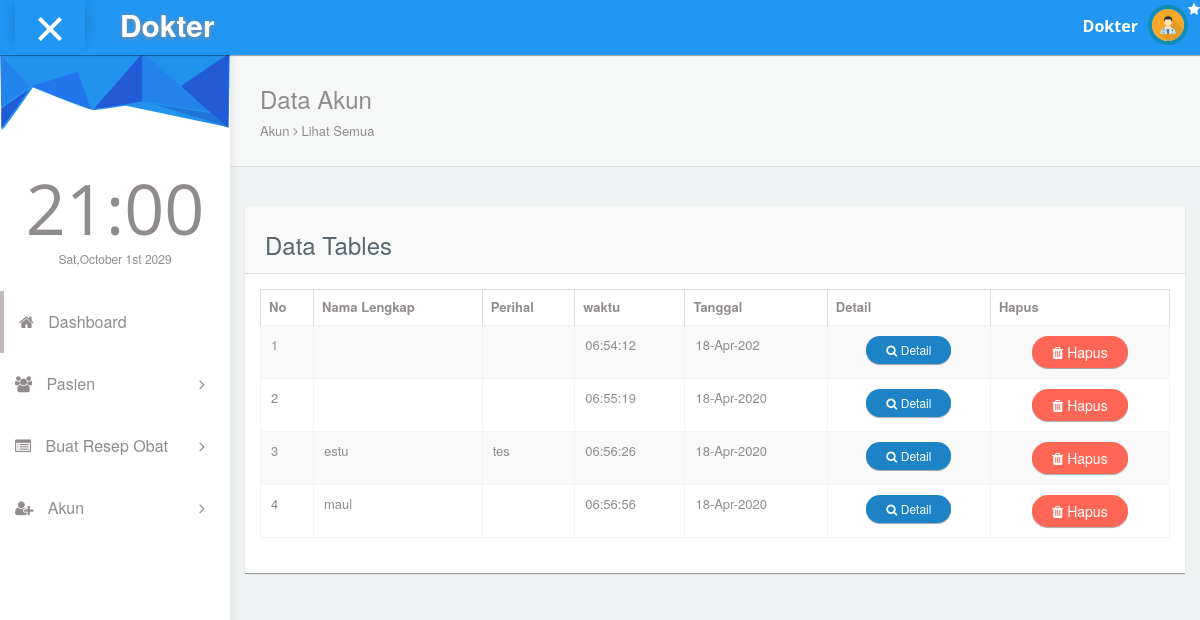
Screenshot of /administrator/dokter/list.keluhan.php with the database file from the repository.
### tables this page shows
CREATE TABLE `keluhan` (
  `id_pesan` int(10) NOT NULL,
  `nama` varchar(20) NOT NULL,
  `perihal` varchar(50) NOT NULL,
  `isi` text NOT NULL,
  `waktu` varchar(10) NOT NULL,
  `tanggal` varchar(12) NOT NULL
);

### administrator/dokter/list.keluhan.php (the view, shortened to what this page needs)
<!DOCTYPE html>
<html lang="en">
<head>
  <link rel="stylesheet" type="text/css" href="asset/css/bootstrap.min.css">
  <link rel="stylesheet" type="text/css" href="asset/css/plugins/font-awesome.min.css"/>
  <link rel="stylesheet" type="text/css" href="asset/css/plugins/datatables.bootstrap.min.css"/>
  <link rel="stylesheet" type="text/css" href="asset/css/plugins/animate.min.css"/>
  <link href="asset/css/style.css" rel="stylesheet">
    </head>
    <body id="mimin" class="dashboard">
      <?php include 'page/head-nav.php';?>
      <div class="container-fluid mimin-wrapper">
        <?php include 'page/left-menu.php'; ?>
        <div id="content">
         <div class="panel box-shadow-none content-header">
          <div class="panel-body">
            <div class="col-md-12">
              <h3 class="animated fadeInLeft">Data Akun</h3>
              <p class="animated fadeInDown">
                Akun <span class="fa-angle-right fa"></span> Lihat Semua
              </p>
            </div>
          </div>
        </div>
        <div class="col-md-12 top-20 padding-0">
          <div class="col-md-12">
            <div class="panel">
              <div class="panel-heading"><h3>Data Tables</h3></div>
              <div class="panel-body">
                <div class="responsive-table">
                  <table id="datatables-example" class="table table-striped table-bordered" width="100%" cellspacing="0">
                    <thead>
                      <tr>
                        <th>No</th>
                        <th>Nama Lengkap</th>
                        <th>Perihal</th>
                        <th>waktu</th>
                        <th>Tanggal</th>
                        <th>Detail</th>
                        <th>Hapus</th>
                      </tr>
                    </thead>
                    <tbody>
                     <?php
                     include 'koneksi.php';
                     $no = 1;
                     $data = mysqli_query($koneksi,"Select * FROM keluhan");
                     while($d = mysqli_fetch_array($data)){
                      ?>
                      <tr>
                        <td><?php echo $no++ ;?></td>
                        <td><?php echo $d['nama']; ?></td>
                        <td ><?php echo $d['perihal']; ?></td>
                         <td><?php echo $d['waktu']; ?></td>
                          <td><?php echo $d['tanggal']; ?></td>
                         <td align="center"><a href="#" data-id="<?php echo $d['id_pesan']; ?>"class="btn btn-round btn-detail btn-primary btn-sm"data-toggle="modal" data-target="#detailPesan"><i class="fa fa-search"></i> Detail</a></td>
                        <td align="center"><a onclick="if(confirm('Apakah anda yakin ingin menghapus data ini ?')){ location.href='hapus_keluhan.php?id_pesan=<?php echo $d['id_pesan']; ?>' }" class="btn btn-round btn-danger"><i class="fa fa-trash"></i> Hapus</a></td>
                      <?php
                  }
                  ?>
                      </tr>
                    </tbody>
                </table>
              </div>
            </div>
          </div>
        </div>
      </div>
    </div>
</div>
</body>
</html>

### rows the page displays
keluhan: waktu "06:54:12", tanggal "18-Apr-202"
keluhan: waktu "06:55:19", tanggal "18-Apr-2020"
keluhan: nama "estu", perihal "tes", waktu "06:56:26", tanggal "18-Apr-2020"
keluhan: nama "maul", waktu "06:56:56", tanggal "18-Apr-2020"
